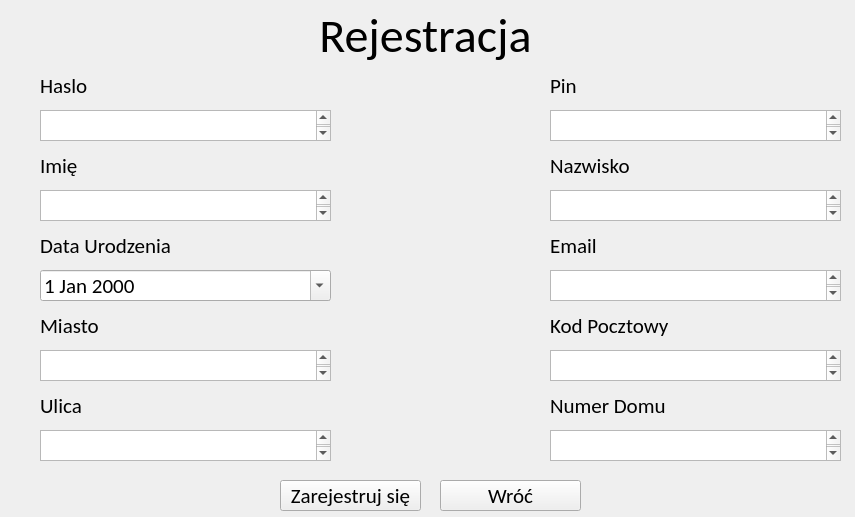
<?xml version="1.0" encoding="UTF-8"?>
<ui version="4.0">
 <class>SignUpWindow</class>
 <widget class="QWidget" name="SignUpWindow">
  <property name="geometry">
   <rect>
    <x>0</x>
    <y>0</y>
    <width>855</width>
    <height>517</height>
   </rect>
  </property>
  <property name="minimumSize">
   <size>
    <width>855</width>
    <height>517</height>
   </size>
  </property>
  <property name="maximumSize">
   <size>
    <width>855</width>
    <height>517</height>
   </size>
  </property>
  <property name="windowTitle">
   <string>Rejestracja</string>
  </property>
  <widget class="QLabel" name="NameLabel">
   <property name="geometry">
    <rect>
     <x>40</x>
     <y>140</y>
     <width>291</width>
     <height>51</height>
    </rect>
   </property>
   <property name="font">
    <font>
     <family>Calibri</family>
     <pointsize>16</pointsize>
    </font>
   </property>
   <property name="text">
    <string>Imię</string>
   </property>
  </widget>
  <widget class="QTextEdit" name="PasswordEdit">
   <property name="geometry">
    <rect>
     <x>40</x>
     <y>110</y>
     <width>291</width>
     <height>31</height>
    </rect>
   </property>
   <property name="font">
    <font>
     <family>Caladea</family>
     <pointsize>16</pointsize>
    </font>
   </property>
  </widget>
  <widget class="QTextEdit" name="NameEdit">
   <property name="geometry">
    <rect>
     <x>40</x>
     <y>190</y>
     <width>291</width>
     <height>31</height>
    </rect>
   </property>
   <property name="font">
    <font>
     <family>Calibri</family>
     <pointsize>16</pointsize>
    </font>
   </property>
  </widget>
  <widget class="QLabel" name="PasswordLabel">
   <property name="geometry">
    <rect>
     <x>40</x>
     <y>60</y>
     <width>291</width>
     <height>51</height>
    </rect>
   </property>
   <property name="font">
    <font>
     <family>Calibri</family>
     <pointsize>16</pointsize>
    </font>
   </property>
   <property name="text">
    <string>Haslo</string>
   </property>
  </widget>
  <widget class="QLabel" name="RegistrationLabel">
   <property name="geometry">
    <rect>
     <x>0</x>
     <y>0</y>
     <width>851</width>
     <height>71</height>
    </rect>
   </property>
   <property name="font">
    <font>
     <family>Calibri</family>
     <pointsize>36</pointsize>
    </font>
   </property>
   <property name="text">
    <string>Rejestracja</string>
   </property>
   <property name="alignment">
    <set>Qt::AlignmentFlag::AlignCenter</set>
   </property>
  </widget>
  <widget class="QPushButton" name="RegistrationButton">
   <property name="geometry">
    <rect>
     <x>280</x>
     <y>480</y>
     <width>141</width>
     <height>31</height>
    </rect>
   </property>
   <property name="font">
    <font>
     <family>Calibri</family>
     <pointsize>16</pointsize>
    </font>
   </property>
   <property name="text">
    <string>Zarejestruj się</string>
   </property>
  </widget>
  <widget class="QLabel" name="DateLabel">
   <property name="geometry">
    <rect>
     <x>40</x>
     <y>220</y>
     <width>291</width>
     <height>51</height>
    </rect>
   </property>
   <property name="font">
    <font>
     <family>Calibri</family>
     <pointsize>16</pointsize>
    </font>
   </property>
   <property name="text">
    <string>Data Urodzenia</string>
   </property>
  </widget>
  <widget class="QLabel" name="CityLabel">
   <property name="geometry">
    <rect>
     <x>40</x>
     <y>300</y>
     <width>291</width>
     <height>51</height>
    </rect>
   </property>
   <property name="font">
    <font>
     <family>Calibri</family>
     <pointsize>16</pointsize>
    </font>
   </property>
   <property name="text">
    <string>Miasto</string>
   </property>
  </widget>
  <widget class="QTextEdit" name="CityEdit">
   <property name="geometry">
    <rect>
     <x>40</x>
     <y>350</y>
     <width>291</width>
     <height>31</height>
    </rect>
   </property>
   <property name="font">
    <font>
     <family>Calibri</family>
     <pointsize>16</pointsize>
    </font>
   </property>
  </widget>
  <widget class="QTextEdit" name="StreetEdit">
   <property name="geometry">
    <rect>
     <x>40</x>
     <y>430</y>
     <width>291</width>
     <height>31</height>
    </rect>
   </property>
   <property name="font">
    <font>
     <family>Calibri</family>
     <pointsize>16</pointsize>
    </font>
   </property>
  </widget>
  <widget class="QLabel" name="StreetLabel">
   <property name="geometry">
    <rect>
     <x>40</x>
     <y>380</y>
     <width>91</width>
     <height>51</height>
    </rect>
   </property>
   <property name="font">
    <font>
     <family>Calibri</family>
     <pointsize>16</pointsize>
    </font>
   </property>
   <property name="text">
    <string>Ulica</string>
   </property>
  </widget>
  <widget class="QTextEdit" name="HouseNumberEdit">
   <property name="geometry">
    <rect>
     <x>550</x>
     <y>430</y>
     <width>291</width>
     <height>31</height>
    </rect>
   </property>
   <property name="font">
    <font>
     <family>Calibri</family>
     <pointsize>16</pointsize>
    </font>
   </property>
  </widget>
  <widget class="QLabel" name="PinLabel">
   <property name="geometry">
    <rect>
     <x>550</x>
     <y>60</y>
     <width>291</width>
     <height>51</height>
    </rect>
   </property>
   <property name="font">
    <font>
     <family>Calibri</family>
     <pointsize>16</pointsize>
    </font>
   </property>
   <property name="text">
    <string>Pin</string>
   </property>
  </widget>
  <widget class="QLabel" name="EmailLabel">
   <property name="geometry">
    <rect>
     <x>550</x>
     <y>220</y>
     <width>131</width>
     <height>51</height>
    </rect>
   </property>
   <property name="font">
    <font>
     <family>Calibri</family>
     <pointsize>16</pointsize>
    </font>
   </property>
   <property name="text">
    <string>Email</string>
   </property>
  </widget>
  <widget class="QTextEdit" name="PinEdit">
   <property name="geometry">
    <rect>
     <x>550</x>
     <y>110</y>
     <width>291</width>
     <height>31</height>
    </rect>
   </property>
   <property name="font">
    <font>
     <family>Calibri</family>
     <pointsize>16</pointsize>
    </font>
   </property>
  </widget>
  <widget class="QTextEdit" name="ZipCodeEdit">
   <property name="geometry">
    <rect>
     <x>550</x>
     <y>350</y>
     <width>291</width>
     <height>31</height>
    </rect>
   </property>
   <property name="font">
    <font>
     <family>Calibri</family>
     <pointsize>16</pointsize>
    </font>
   </property>
  </widget>
  <widget class="QLabel" name="SurnameLabel">
   <property name="geometry">
    <rect>
     <x>550</x>
     <y>140</y>
     <width>291</width>
     <height>51</height>
    </rect>
   </property>
   <property name="font">
    <font>
     <family>Calibri</family>
     <pointsize>16</pointsize>
    </font>
   </property>
   <property name="text">
    <string>Nazwisko</string>
   </property>
  </widget>
  <widget class="QLabel" name="HouseNumberLabel">
   <property name="geometry">
    <rect>
     <x>550</x>
     <y>380</y>
     <width>291</width>
     <height>51</height>
    </rect>
   </property>
   <property name="font">
    <font>
     <family>Calibri</family>
     <pointsize>16</pointsize>
    </font>
   </property>
   <property name="text">
    <string>Numer Domu</string>
   </property>
  </widget>
  <widget class="QTextEdit" name="SurnameEdit">
   <property name="geometry">
    <rect>
     <x>550</x>
     <y>190</y>
     <width>291</width>
     <height>31</height>
    </rect>
   </property>
   <property name="font">
    <font>
     <family>Calibri</family>
     <pointsize>16</pointsize>
    </font>
   </property>
  </widget>
  <widget class="QTextEdit" name="EmailEdit">
   <property name="geometry">
    <rect>
     <x>550</x>
     <y>270</y>
     <width>291</width>
     <height>31</height>
    </rect>
   </property>
   <property name="font">
    <font>
     <family>Calibri</family>
     <pointsize>16</pointsize>
    </font>
   </property>
  </widget>
  <widget class="QLabel" name="ZipCodeLabel">
   <property name="geometry">
    <rect>
     <x>550</x>
     <y>300</y>
     <width>291</width>
     <height>51</height>
    </rect>
   </property>
   <property name="font">
    <font>
     <family>Calibri</family>
     <pointsize>16</pointsize>
    </font>
   </property>
   <property name="text">
    <string>Kod Pocztowy</string>
   </property>
  </widget>
  <widget class="QDateEdit" name="dateEdit">
   <property name="geometry">
    <rect>
     <x>40</x>
     <y>270</y>
     <width>291</width>
     <height>31</height>
    </rect>
   </property>
   <property name="font">
    <font>
     <family>Calibri</family>
     <pointsize>16</pointsize>
    </font>
   </property>
   <property name="calendarPopup">
    <bool>true</bool>
   </property>
   <property name="date">
    <date>
     <year>2000</year>
     <month>1</month>
     <day>1</day>
    </date>
   </property>
  </widget>
  <widget class="QPushButton" name="BackButton">
   <property name="geometry">
    <rect>
     <x>440</x>
     <y>480</y>
     <width>141</width>
     <height>31</height>
    </rect>
   </property>
   <property name="font">
    <font>
     <family>Calibri</family>
     <pointsize>16</pointsize>
    </font>
   </property>
   <property name="text">
    <string>Wróć</string>
   </property>
  </widget>
 </widget>
 <resources/>
 <connections/>
</ui>
